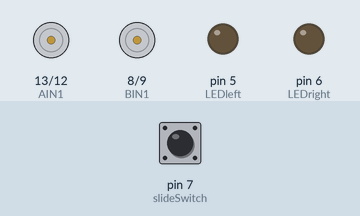
This sketch was run on a simulated Arduino Uno, built with avr-gcc and run on an emulated ATmega328P. Shown: motor-driver pin pairs drawn as motors (green arrow = first pin HIGH = forward, orange = second pin HIGH = backward, longer = more drive, scaled by the enable pin), output pins drawn as LEDs (lit = HIGH). The test bench sets the inputs (shaded band); at power-on: pin 7 (slideSwitch) HIGH.

Above: at 1.2 s.
1.3 s: pin 7 (slideSwitch) pulled LOW for 0.15 s
At 2.1 s:
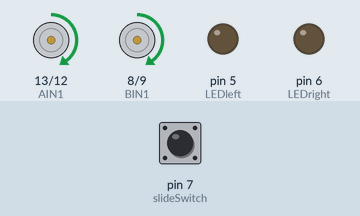
4.3 s: pin 7 (slideSwitch) pulled LOW for 1 s
At 6.4 s:
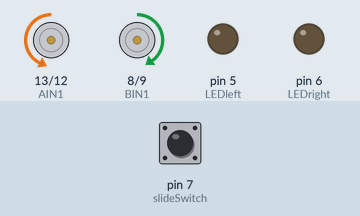
8.2 s: pin 7 (slideSwitch) pulled LOW for 3.2 s
At 9.32 s:
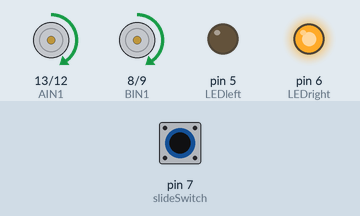
Timing chart, 0 to 14.5 s (numbered marks = the images above; inputs shaded):
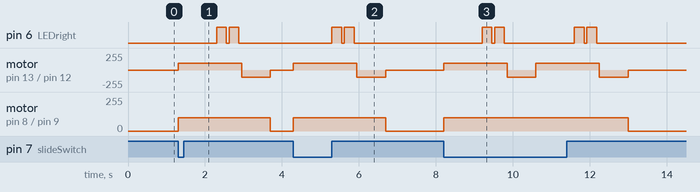

Measured:
- after the input at 1.3 s, pin 6 (LEDright): alternates HIGH for 0.25 s and LOW for 0.08 s, 4 changes in all, then stays LOW, starting after 1.0 s; motor on pin 13 (AIN1) / pin 12 (AIN2): stopped → forward 100/255 at once, → backward 110/255 1.7 s later, → stopped 0.75 s later
- after the input at 4.3 s, pin 6 (LEDright): alternates HIGH for 0.25 s and LOW for 0.08 s, 4 changes in all, then stays LOW, starting after 1.0 s; motor on pin 13 (AIN1) / pin 12 (AIN2): stopped → forward 100/255 at once, → backward 110/255 1.7 s later, → stopped 0.75 s later
- after the input at 8.2 s, motor on pin 13 (AIN1) / pin 12 (AIN2): stopped → forward 100/255 at once, → backward 110/255 1.7 s later, → forward 100/255 0.75 s later, → backward 110/255 1.7 s later, … (5 changes in this stretch); motor on pin 8 (BIN1) / pin 9 (BIN2): stopped → forward 100/255 at once, → stopped 4.8 s later

The sketch:

Turning.ino
```cpp
//headers

//Global variables
// right motor
const int AIN1 = 13; // control motor pin A1
const int AIN2 = 12; // control motor pin A2
const int PWMA = 11; // control the speed

// left motor
const int BIN1 = 8;  // control motor pin B1
const int BIN2 = 9;  // control motor pin B2
const int PWMB = 10; // control the speed

int LEDright = 6; //back right LED
int LEDleft = 5; //back left LED

int slideSwitch = 7; // hold to turn the button on

//functions
void spinRightMotor();
void spinLeftMotor();
void driveForward();
void turnRight();
void turnLeft();
void driveBackwards();
void rightTurn();

void setup() {
  // put your setup code here, to run once:
  pinMode(slideSwitch, INPUT_PULLUP);
  pinMode(AIN1, OUTPUT);
  pinMode(AIN2, OUTPUT);
  pinMode(PWMA, OUTPUT);
  pinMode(BIN1, OUTPUT);
  pinMode(BIN2, OUTPUT);
  pinMode(PWMB, OUTPUT);
  pinMode(LEDright, OUTPUT);
  pinMode(LEDleft, OUTPUT);
}

void loop() {
  int buttonPressed = digitalRead(slideSwitch); // check to see if the button is pressed

  if (buttonPressed == LOW) {  // run this code if the switch is on

    driveForward();
    //right turn
    delay(1000);
    rightTurn(); //led
    turnRight();
    delay(750);
  }
  else {
    digitalWrite(AIN1, LOW); //allstop
    digitalWrite(AIN2, LOW);
    digitalWrite(BIN1, LOW);
    digitalWrite(BIN2, LOW);
  }
  // put your main code here, to run repeatedly:

}
void rightTurn() {
 digitalWrite(LEDright, HIGH);
 delay(250);
 digitalWrite(LEDright, LOW);
 delay(75);
 digitalWrite(LEDright, HIGH);
 delay(250);
 digitalWrite(LEDright, LOW);
 delay(75);
 }
 void leftTurn() {
 digitalWrite(LEDleft, HIGH);
 delay(250);
 digitalWrite(LEDleft, LOW);
 delay(75);
 digitalWrite(LEDleft, HIGH);
 delay(250);
 digitalWrite(LEDleft, LOW);
 delay(75);
 }
 void driveForward(){
   digitalWrite(AIN1, HIGH);  // pin A1 is high
   digitalWrite(AIN2, LOW);   // pin A2 is low

   digitalWrite(BIN1, HIGH);  // pin B1 is high
   digitalWrite(BIN2, LOW);   // pin B2 is low

   analogWrite(PWMA, 100);    // speed of right motor
   analogWrite(PWMB, 100);    // speed of left motor
 }
 void driveBackwards(){
   digitalWrite(AIN1, LOW);  // pin A1 is high
   digitalWrite(AIN2, HIGH);   // pin A2 is low

   digitalWrite(BIN1, LOW);  // pin B1 is high
   digitalWrite(BIN2, HIGH);   // pin B2 is low

   analogWrite(PWMA, 100);    // speed of right motor
   analogWrite(PWMB, 100);    // speed of left motor
 }
 void turnRight(){
    digitalWrite(AIN1, LOW);   // pin A1 is low
    digitalWrite(AIN2, HIGH);  // pin A2 is high //right goes backwards

    digitalWrite(BIN1, HIGH);  // pin B1 is high
    digitalWrite(BIN2, LOW);   // pin B2 is low

    analogWrite(PWMA, 110);    // speed of right motor
    analogWrite(PWMB, 100);    // speed of left motor
 }
 void turnLeft(){
    digitalWrite(AIN1, HIGH);   // pin A1 is high
    digitalWrite(AIN2, LOW);  // pin A2 is low //left goes backwards

    digitalWrite(BIN1, LOW);  // pin B1 is low
    digitalWrite(BIN2, HIGH);   // pin B2 is high

    analogWrite(PWMA, 100);    // speed of right motor
    analogWrite(PWMB, 110);    // speed of left motor
 }
```
